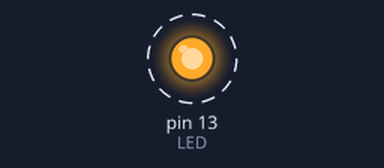
The sketch below on a simulated Arduino Uno, built with avr-gcc and run on an emulated ATmega328P. On the bench: output pins drawn as LEDs (lit = HIGH). Dashed ring = blinking.

Above: at 0.05 s.
Timing chart, 0 to 3.0 s (numbered marks = the images above):
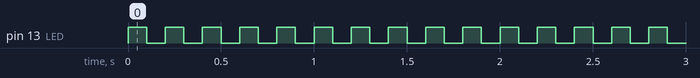

The sketch:

LED.ino
```cpp
const int LED = LED_BUILTIN;

void setup() {
  pinMode(LED, OUTPUT);
}

void loop() {
  digitalWrite(LED, HIGH);
  delay(100);
  digitalWrite(LED, LOW);
  delay(100);
}
```

Measured:
- by itself, pin 13 (LED): alternates HIGH for 0.10 s and LOW for 0.10 s
